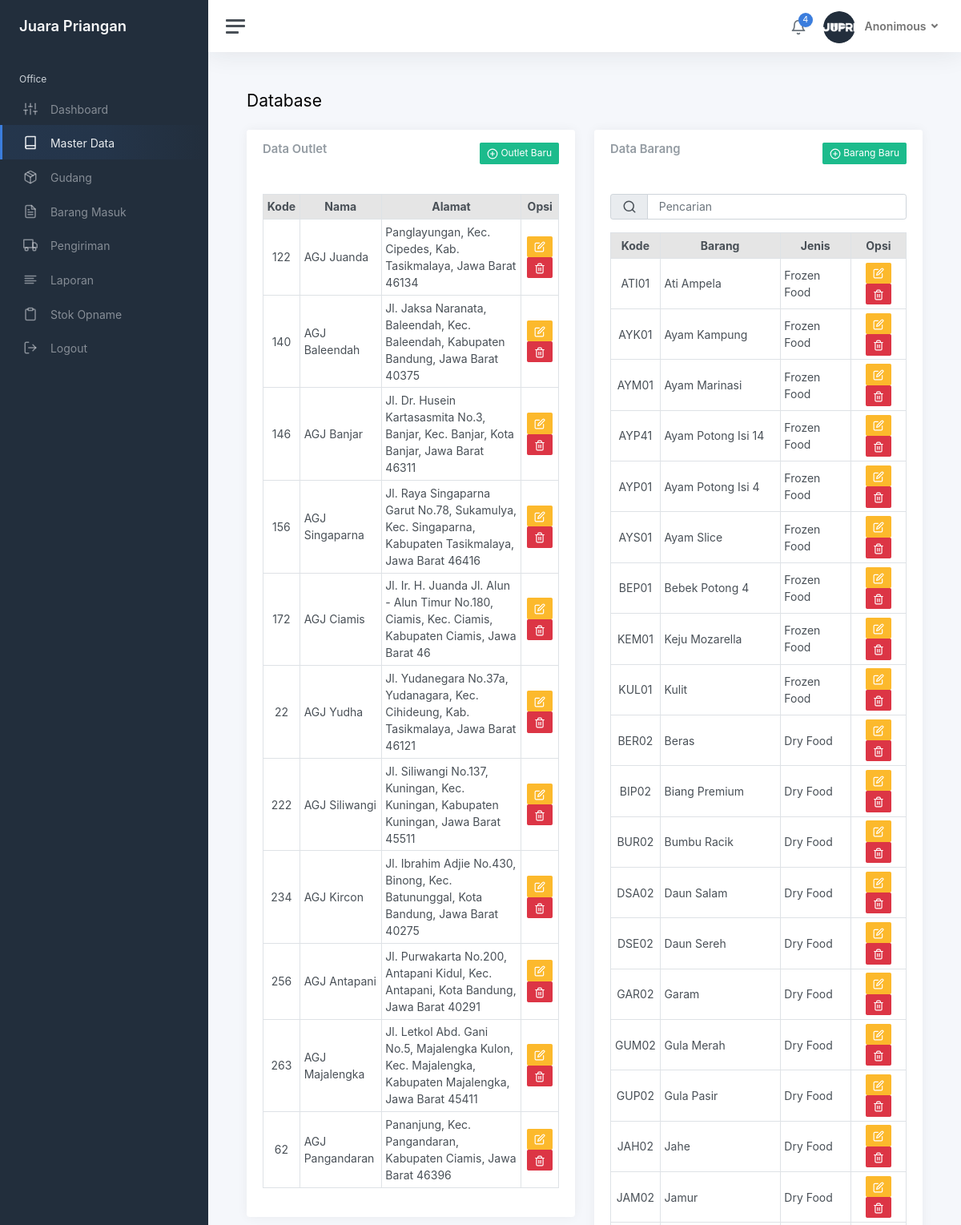
The app's page /app/office/master (signed in, upper part) with its own data.
### tables this page shows
CREATE TABLE `user` (
  `id` int(11) NOT NULL,
  `uname` varchar(100) NOT NULL,
  `pass` varchar(100) NOT NULL,
  `nama` varchar(100) NOT NULL,
  `kode` varchar(11) NOT NULL,
  `cabang` varchar(100) NOT NULL,
  `jabatan` varchar(100) NOT NULL,
  `akses` varchar(100) NOT NULL,
  `note` varchar(100) NOT NULL
);

CREATE TABLE `outlet` (
  `kode` varchar(11) NOT NULL,
  `outlet` varchar(100) NOT NULL,
  `jenis` varchar(100) NOT NULL,
  `alamat` varchar(100) NOT NULL,
  `kordinat` varchar(100) NOT NULL,
  `kepala` varchar(100) NOT NULL,
  `status` varchar(100) NOT NULL,
  `note` varchar(300) NOT NULL
);

CREATE TABLE `barang` (
  `kode` varchar(11) NOT NULL,
  `barang` varchar(100) NOT NULL,
  `jenis` varchar(100) NOT NULL,
  `satuan` varchar(100) NOT NULL,
  `conv` int(11) NOT NULL,
  `suplier` varchar(100) NOT NULL,
  `note` varchar(100) NOT NULL
);

CREATE TABLE `jenis` (
  `id` int(11) NOT NULL,
  `jenis` varchar(100) NOT NULL,
  `note` varchar(100) NOT NULL
);

### app/models/function.php (called while the page is built, shortened)
<?php
require_once 'config.php';
function myquery($query){
    global $conn;
    $result = mysqli_query($conn, $query);
    $rows = [];
    while($row = mysqli_fetch_assoc($result)) {
        $rows[] = $row;
    }
    return $rows;
}
function myNumRow($query){
    global $conn;
    $myQue = mysqli_query($conn, $query);
    $numRow = mysqli_num_rows($myQue);
    return $numRow;
}

### app/office/master.php (the view, shortened to what this page needs)
<?php
include_once '../templates/header.php';
?>
<main class="content">
	<div class="container-fluid p-0">
		<div class="mb-3">
			<h1 class="h3 d-inline align-middle">Database</h1>
			<div class="row">
			</div>
		</div>
		<div class="row">
			<div class="col-12 col-lg-6">
				<div class="card">
					<div class="card-header d-flex justify-content-between">
						<h5 class="card-title">Data Outlet</h5>
						<a data-bs-toggle="modal" data-bs-target="#formOutlet" class="btn btn-success btn-sm inputOutlet"><span data-feather="plus-circle"></span> Outlet Baru</a>
					</div>
					<div class="card-body">
						<table class="table table-hover table-sm table-bordered">
							<tr class="table-active text-center">
								<th>Kode</th>
								<th>Nama</th>
								<th class="d-none d-md-table-cell">Alamat</th>
								<th>Opsi</th>
							</tr>
							<?php
							$queryOutlet = "SELECT * FROM outlet ORDER BY kode";
							$dataOutlet = myquery($queryOutlet);
							foreach( $dataOutlet as $o ) : ?>
							<tr>
								<td class="text-center"><?= $o['kode'] ?></td>
								<td><?= $o['outlet'] ?></td>
								<td class="d-none d-md-table-cell"><?= $o['alamat'] ?></td>
								<td class="text-center">
									<a data-bs-toggle="modal" data-bs-target="#formOutlet" class="btn btn-warning btn-sm editOutlet" data-id="<?= $o['kode'] ?>"><span data-feather="edit"></span></a>
									<?php if($u['akses'] == 'Superuser') { ?>
									<a onclick="if(confirm('Anda yakin akan menghapus Data ini ??')){ location.href='../models/fun-outlet.php?hapus=<?= $o['kode'] ?>' }" class="btn btn-danger btn-sm"><span data-feather="trash-2"></span></a>
									<?php } ?>
								</td>
							</tr>
							<?php endforeach; ?>
						</table>
					</div>
				</div>
				<?php if($u['akses'] == 'Superuser') { ?>
							<?php
							$queryUser = "SELECT * FROM user WHERE jabatan <> 'Programmer' ORDER BY id";
							$dataUser = myquery($queryUser);
							?>
				<?php } ?>
			</div>
			<div class="col-12 col-lg-6">
				<div class="card">
					<div class="card-header d-flex justify-content-between">
						<h5 class="card-title">Data Barang</h5>
						<a data-bs-toggle="modal" data-bs-target="#formBarang" class="btn btn-success btn-sm inputBarang"><span data-feather="plus-circle"></span> Barang Baru</a>
					</div>
					<div class="card-body">
						<form action="" method="post">
							<div class="input-group col-12 col-lg-4 mb-3">
								<span class="input-group-text"><span data-feather="search"></span></span>
								<input type="text" class="form-control" name="cari" id="cari" placeholder="Pencarian" autocomplete="off" onchange>
							</div>
						</form>
						<table class="table table-hover table-sm table-bordered">
							<tr class="table-active text-center">
								<th class="d-none d-md-table-cell">Kode</th>
								<th>Barang</th>
								<th class="d-none d-md-table-cell">Jenis</th>
								<th>Opsi</th>
							</tr>
							<?php
							if(isset($_POST['cari'])){
								$cari=$_POST['cari'];
								$queryBarang = "SELECT * FROM barang WHERE barang LIKE '%$cari%' OR jenis LIKE '%$cari%' ORDER BY barang";
							}else{
								$queryBarang = "SELECT barang.*, jenis.id, jenis.jenis FROM barang LEFT JOIN jenis ON barang.jenis=jenis.jenis ORDER BY jenis.id, barang.barang";
							}
								$dataBarang = myquery($queryBarang);
							foreach( $dataBarang as $b ) : ?>
							<tr>
								<td class="text-center d-none d-md-table-cell"><?= $b['kode'] ?></td>
								<td><?= $b['barang'] ?></td>
								<td class="d-none d-md-table-cell"><?= $b['jenis'] ?></td>
								<td class="text-center">
									<a data-bs-toggle="modal" data-bs-target="#formBarang" class="btn btn-warning btn-sm editBarang" data-id="<?= $b['kode'] ?>"><span data-feather="edit"></span></a>
									<?php if($u['akses'] == 'Superuser') { ?>
									<a onclick="if(confirm('Anda yakin akan menghapus Data ini ??')){ location.href='../models/fun-barang.php?hapus=<?= $b['kode'] ?>' }" class="btn btn-danger btn-sm"><span data-feather="trash-2"></span></a>
									<?php } ?>
								</td>
							</tr>
							<?php endforeach; ?>
						</table>
					</div>
				</div>
			</div>
		</div>
	</div>
</main>
<?php
include_once '../templates/footer.php';
?>

### app/templates/header.php (shortened to what this page needs)
<!DOCTYPE html>
<html lang="en">
<?php
require_once '../models/function.php';
if(!isset($_SESSION['uname'])){
    header("location:../../");
    exit;
}else{
	$uname=$_SESSION['uname'];
	$user = myquery("select * from user where uname='$uname'");
	$u = $user[0];
}
?>
<head>
    <link href="../../assets/css/app.css" rel="stylesheet">
    <link href="../../assets/css/bootstrap-datepicker3.min.css" rel="stylesheet">
</head>
<body>
	<div class="wrapper">
		<nav id="sidebar" class="sidebar js-sidebar">
			<div class="sidebar-content js-simplebar">
				<a class="sidebar-brand" href="index">
				<span class="align-middle"><?= $u['cabang'] ?></span>
			</a>
			<?php
			$url = rtrim($_SERVER['REQUEST_URI'], '/');
			$url = explode('/', $url);
			$url = substr($url[3],0,4);
			?>
				<ul class="sidebar-nav">
					<li class="sidebar-header">
						<?= ($u['kode'] == 'Office') ? 'Office' : 'Outlet' ?>
					</li>
					<li class="sidebar-item <?php if($url == 'inde'){ echo 'active'; } ?>">
						<a class="sidebar-link" href="index">
							<i class="align-middle" data-feather="sliders"></i> <span class="align-middle">Dashboard</span>
						</a>
					</li>
					<?php if($u['kode'] == 'Office') { ?>
						<li class="sidebar-item <?php if($url == 'mast'){ echo 'active'; } ?>">
							<a class="sidebar-link" href="master">
								<i class="align-middle" data-feather="book"></i> <span class="align-middle">Master Data</span>
							</a>
						</li>
						<li class="sidebar-item <?php if($url == 'guda'){ echo 'active'; } ?>">
							<a class="sidebar-link" href="gudang">
								<i class="align-middle" data-feather="package"></i> <span class="align-middle">Gudang</span>
							</a>
						</li>
						<li class="sidebar-item <?php if($url == 'masu'){ echo 'active'; } ?>">
							<a class="sidebar-link" href="masuk">
								<i class="align-middle" data-feather="file-text"></i> <span class="align-middle">Barang Masuk</span>
							</a>
						</li>
						<li class="sidebar-item <?php if($url == 'kiri'){ echo 'active'; } ?>">
							<a class="sidebar-link" href="kirim">
								<i class="align-middle" data-feather="truck"></i> <span class="align-middle">Pengiriman</span>
							</a>
						</li>
					<?php } ?>
					<li class="sidebar-item <?php if($url == 'lapo'){ echo 'active'; } ?>">
						<a class="sidebar-link" href="laporan">
							<i class="align-middle" data-feather="align-left"></i> <span class="align-middle">Laporan</span>
						</a>
					</li>
					<li class="sidebar-item <?php if($url == 'so'){ echo 'active'; } ?>">
						<a class="sidebar-link" href="so">
							<i class="align-middle" data-feather="clipboard"></i> <span class="align-middle">Stok Opname</span>
						</a>
					</li>
					<li class="sidebar-item">
						<a class="sidebar-link" href="../models/fun-user?logout">
							<i class="align-middle" data-feather="log-out"></i> <span class="align-middle">Logout</span>
						</a>
					</li>
				</ul>
			</div>
		</nav>
		<div class="main">
			<nav class="navbar navbar-expand navbar-light navbar-bg">
				<a class="sidebar-toggle js-sidebar-toggle">
				<i class="hamburger align-self-center"></i>
				</a>
				<div class="navbar-collapse collapse">
					<ul class="navbar-nav navbar-align">
						<?php
						if($u['kode'] == 'Office') {
							$queryNotiStok = "SELECT 'Gudang' as outlet, kode, barang, satuan, stok FROM gudang WHERE stok < minim UNION SELECT outlet.outlet, dapur.kode, dapur.barang, dapur.satuan, dapur.stok FROM dapur LEFT JOIN outlet ON dapur.outlet=outlet.kode WHERE stok < minim ORDER BY outlet DESC";
							$queryNotiStokMinim = "SELECT * FROM gudang WHERE minim=0";
							$queryNotiKirim = "SELECT pengiriman.* FROM pengiriman LEFT JOIN penerimaan ON pengiriman.id=penerimaan.id WHERE penerimaan.id IS NULL";
						}
						$notiStok = myNumRow($queryNotiStok);
						$stokMinim = myNumRow($queryNotiStokMinim);
						$notiStokMinim = $stokMinim > 0 ? 1 : 0;
						$notiKirim = myNumRow($queryNotiKirim);
						if(date('d') == 10 || date('d') == 20 || date('d') >= 28){
							$notiSO = 1;
						}else{
							$notiSO = 0;
						}
						$sumNoti = $notiStok + $notiSO + $notiStokMinim + $notiKirim;
						?>
						<li class="nav-item dropdown">
							<a class="nav-icon dropdown-toggle" href="#" id="alertsDropdown" data-bs-toggle="dropdown">
								<div class="position-relative">
									<i class="align-middle" data-feather="bell"></i>
									<?php if($sumNoti > 0){ ?>
									<span class="indicator"><?= $sumNoti ?></span>
									<?php } ?>
								</div>
							</a>
						</li>
						<li class="nav-item dropdown">
							<a class="nav-link dropdown-toggle d-none d-sm-inline-block" href="#" data-bs-toggle="dropdown">
							<img src="../../assets/img/pin.png" class="avatar img-fluid rounded-circle me-2"> <b><?= $u['nama'] ?></b>
						</a>
						</li>
					</ul>
				</div>
			</nav>

### records on screen
user: cabang "Juara Priangan", nama "Anonimous"
outlet: kode "122", outlet "AGJ Juanda", alamat "Panglayungan, Kec. Cipedes, Kab. Tasikmalaya, Jawa Barat 46134"
outlet: kode "140", outlet "AGJ Baleendah", alamat "Jl. Jaksa Naranata, Baleendah, Kec. Baleendah, Kabupaten Bandung, Jawa Barat 40375"
outlet: kode "146", outlet "AGJ Banjar", alamat "Jl. Dr. Husein Kartasasmita No.3, Banjar, Kec. Banjar, Kota Banjar, Jawa Barat 46311"
outlet: kode "156", outlet "AGJ Singaparna", alamat "Jl. Raya Singaparna Garut No.78, Sukamulya, Kec. Singaparna, Kabupaten Tasikmalaya, Jawa Barat 46416"
outlet: kode "172", outlet "AGJ Ciamis", alamat "Jl. Ir. H. Juanda Jl. Alun - Alun Timur No.180, Ciamis, Kec. Ciamis, Kabupaten Ciamis, Jawa Barat 46"
outlet: kode "22", outlet "AGJ Yudha", alamat "Jl. Yudanegara No.37a, Yudanagara, Kec. Cihideung, Kab. Tasikmalaya, Jawa Barat 46121"
outlet: kode "222", outlet "AGJ Siliwangi", alamat "Jl. Siliwangi No.137, Kuningan, Kec. Kuningan, Kabupaten Kuningan, Jawa Barat 45511"
outlet: kode "234", outlet "AGJ Kircon", alamat "Jl. Ibrahim Adjie No.430, Binong, Kec. Batununggal, Kota Bandung, Jawa Barat 40275"
outlet: kode "256", outlet "AGJ Antapani", alamat "Jl. Purwakarta No.200, Antapani Kidul, Kec. Antapani, Kota Bandung, Jawa Barat 40291"
outlet: kode "263", outlet "AGJ Majalengka", alamat "Jl. Letkol Abd. Gani No.5, Majalengka Kulon, Kec. Majalengka, Kabupaten Majalengka, Jawa Barat 45411"
outlet: kode "62", outlet "AGJ Pangandaran", alamat "Pananjung, Kec. Pangandaran, Kabupaten Ciamis, Jawa Barat 46396"
barang: kode "ATI01", barang "Ati Ampela", jenis.jenis "Frozen Food"
barang: kode "AYK01", barang "Ayam Kampung", jenis.jenis "Frozen Food"
barang: kode "AYM01", barang "Ayam Marinasi", jenis.jenis "Frozen Food"
barang: kode "AYP41", barang "Ayam Potong Isi 14", jenis.jenis "Frozen Food"
barang: kode "AYP01", barang "Ayam Potong Isi 4", jenis.jenis "Frozen Food"
barang: kode "AYS01", barang "Ayam Slice", jenis.jenis "Frozen Food"
barang: kode "BEP01", barang "Bebek Potong 4", jenis.jenis "Frozen Food"
barang: kode "KEM01", barang "Keju Mozarella", jenis.jenis "Frozen Food"
barang: kode "KUL01", barang "Kulit", jenis.jenis "Frozen Food"
barang: kode "BER02", barang "Beras", jenis.jenis "Dry Food"
barang: kode "BIP02", barang "Biang Premium", jenis.jenis "Dry Food"
barang: kode "BUR02", barang "Bumbu Racik", jenis.jenis "Dry Food"
barang: kode "DSA02", barang "Daun Salam", jenis.jenis "Dry Food"
barang: kode "DSE02", barang "Daun Sereh", jenis.jenis "Dry Food"
barang: kode "GAR02", barang "Garam", jenis.jenis "Dry Food"
barang: kode "GUM02", barang "Gula Merah", jenis.jenis "Dry Food"
barang: kode "GUP02", barang "Gula Pasir", jenis.jenis "Dry Food"
barang: kode "JAH02", barang "Jahe", jenis.jenis "Dry Food"
barang: kode "JAM02", barang "Jamur", jenis.jenis "Dry Food"

### other values on screen
$sumNoti "4"
